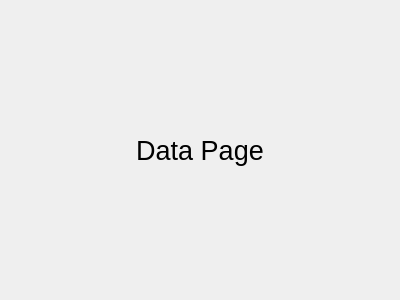
<?xml version="1.0" encoding="UTF-8"?>
<ui version="4.0">
 <class>Form</class>
 <widget class="QWidget" name="Form">
  <property name="geometry">
   <rect>
    <x>0</x>
    <y>0</y>
    <width>400</width>
    <height>300</height>
   </rect>
  </property>
  <property name="font">
   <font>
    <pointsize>20</pointsize>
   </font>
  </property>
  <property name="windowTitle">
   <string>Form</string>
  </property>
  <layout class="QHBoxLayout" name="horizontalLayout">
   <item>
    <widget class="QWidget" name="widget" native="true">
     <layout class="QHBoxLayout" name="horizontalLayout_2">
      <item>
       <widget class="QLabel" name="label">
        <property name="text">
         <string>Data Page</string>
        </property>
        <property name="alignment">
         <set>Qt::AlignCenter</set>
        </property>
       </widget>
      </item>
     </layout>
    </widget>
   </item>
  </layout>
 </widget>
 <resources/>
 <connections/>
</ui>
